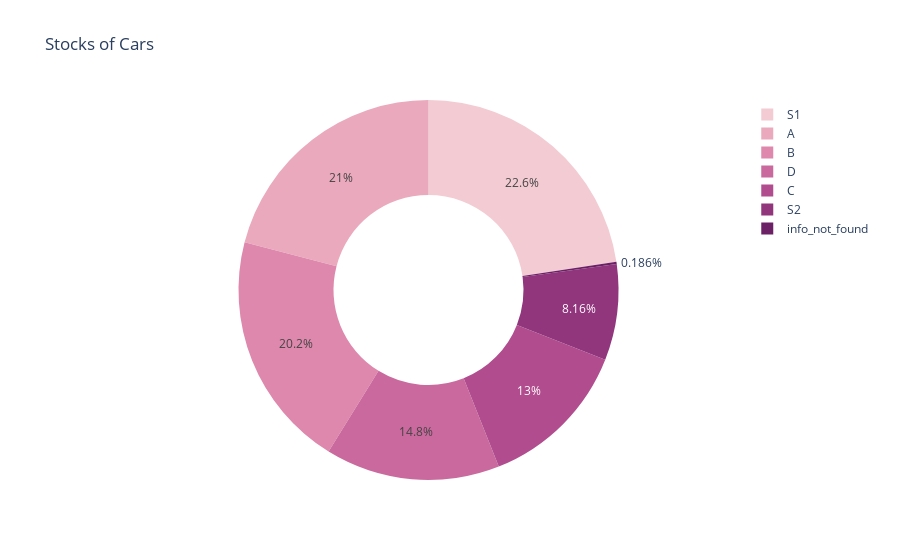

Source (notebook cell):
### Code cell
#Visualize by pie chart
fig = px.pie(Spec_count, values = 'Cars', names = 'stock_specs', title = 'Stocks of Cars',
             hole = 0.5, color_discrete_sequence = px.colors.sequential.Magenta)
fig.show()

### Figure 1 — Plotly figure (JSON) as saved in the notebook; plotly's stock layout.template omitted (floating-point values rounded to 4 significant figures)
{"data": [{"domain": {"x": [0, 1], "y": [0, 1]}, "hole": 0.5, "hovertemplate": "stock_specs=%{label}<br>Cars=%{value}<extra></extra>", "labels": ["C", "S1", "B", "D", "A", "S2", "info_not_found"], "legendgroup": "", "name": "", "showlegend": true, "type": "pie", "values": [70, 122, 109, 80, 113, 44, 1]}], "layout": {"legend": {"tracegroupgap": 0}, "piecolorway": ["rgb(243, 203, 211)", "rgb(234, 169, 189)", "rgb(221, 136, 172)", "rgb(202, 105, 157)", "rgb(177, 77, 142)", "rgb(145, 53, 125)", "rgb(108, 33, 103)"], "title": {"text": "Stocks of Cars"}}}
